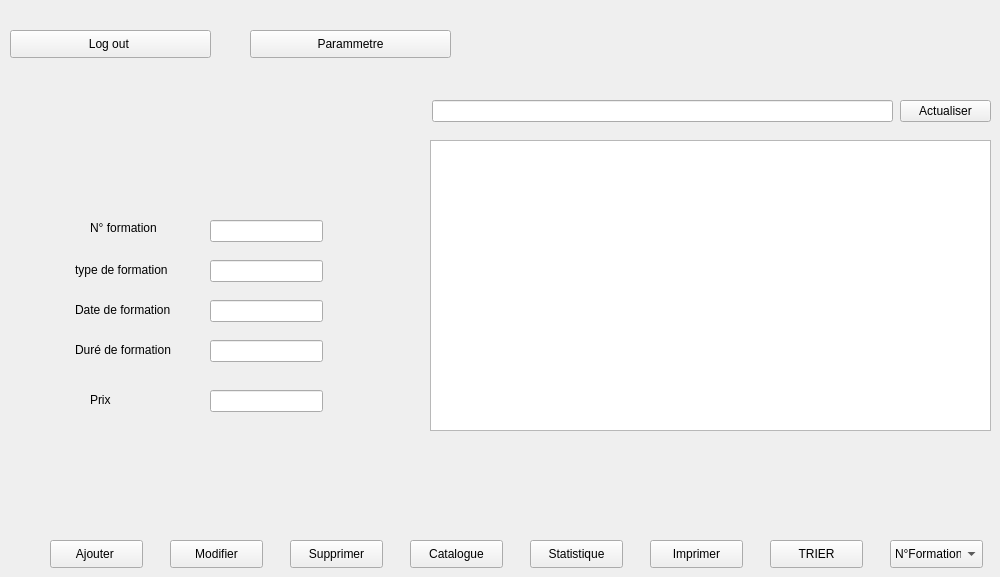
      <widget class="QWidget" name="page_5">
       <widget class="QTableView" name="Tab_Formation_j">
        <property name="geometry">
         <rect>
          <x>430</x>
          <y>140</y>
          <width>561</width>
          <height>291</height>
         </rect>
        </property>
       </widget>
       <widget class="QPushButton" name="return_formation_to_home">
        <property name="geometry">
         <rect>
          <x>630</x>
          <y>200</y>
          <width>93</width>
          <height>28</height>
         </rect>
        </property>
        <property name="text">
         <string>PushButton</string>
        </property>
       </widget>
       <widget class="QPushButton" name="pushButton_param_gestion_6">
        <property name="geometry">
         <rect>
          <x>250</x>
          <y>30</y>
          <width>201</width>
          <height>28</height>
         </rect>
        </property>
        <property name="text">
         <string>Parammetre</string>
        </property>
       </widget>
       <widget class="QLineEdit" name="lineEdit_recherche_j">
        <property name="geometry">
         <rect>
          <x>432</x>
          <y>100</y>
          <width>461</width>
          <height>22</height>
         </rect>
        </property>
       </widget>
       <widget class="QComboBox" name="comboBox_2_j">
        <property name="geometry">
         <rect>
          <x>640</x>
          <y>220</y>
          <width>111</width>
          <height>22</height>
         </rect>
        </property>
        <item>
         <property name="text">
          <string>N°formation</string>
         </property>
        </item>
        <item>
         <property name="text">
          <string>Type de formation</string>
         </property>
        </item>
        <item>
         <property name="text">
          <string>Date de formation</string>
         </property>
        </item>
       </widget>
       <widget class="QPushButton" name="Supp_Button_j">
        <property name="geometry">
         <rect>
          <x>290</x>
          <y>540</y>
          <width>93</width>
          <height>28</height>
         </rect>
        </property>
        <property name="styleSheet">
         <string notr="true"/>
        </property>
        <property name="text">
         <string>Supprimer</string>
        </property>
       </widget>
       <widget class="QPushButton" name="botton_modifier_j">
        <property name="geometry">
         <rect>
          <x>170</x>
          <y>540</y>
          <width>93</width>
          <height>28</height>
         </rect>
        </property>
        <property name="styleSheet">
         <string notr="true"/>
        </property>
        <property name="text">
         <string>Modifier</string>
        </property>
       </widget>
       <widget class="QPushButton" name="pushButton_8">
        <property name="geometry">
         <rect>
          <x>10</x>
          <y>30</y>
          <width>201</width>
          <height>28</height>
         </rect>
        </property>
        <property name="text">
         <string>Log out </string>
        </property>
       </widget>
       <widget class="QLineEdit" name="lineEdit_date_j">
        <property name="geometry">
         <rect>
          <x>210</x>
          <y>300</y>
          <width>113</width>
          <height>22</height>
         </rect>
        </property>
       </widget>
       <widget class="QLabel" name="label_6_j">
        <property name="geometry">
         <rect>
          <x>90</x>
          <y>390</y>
          <width>81</width>
          <height>20</height>
         </rect>
        </property>
        <property name="styleSheet">
         <string notr="true"/>
        </property>
        <property name="text">
         <string>Prix</string>
        </property>
       </widget>
       <widget class="QLabel" name="label_131">
        <property name="geometry">
         <rect>
          <x>90</x>
          <y>220</y>
          <width>81</width>
          <height>16</height>
         </rect>
        </property>
        <property name="text">
         <string>N° formation</string>
        </property>
       </widget>
       <widget class="QLineEdit" name="lineEdit_num_formation_j">
        <property name="geometry">
         <rect>
          <x>210</x>
          <y>220</y>
          <width>113</width>
          <height>22</height>
         </rect>
        </property>
        <property name="text">
         <string/>
        </property>
       </widget>
       <widget class="QLineEdit" name="lineEdit_duree_j">
        <property name="geometry">
         <rect>
          <x>210</x>
          <y>340</y>
          <width>113</width>
          <height>22</height>
         </rect>
        </property>
       </widget>
       <widget class="QLineEdit" name="lineEdit_type_j">
        <property name="geometry">
         <rect>
          <x>210</x>
          <y>260</y>
          <width>113</width>
          <height>22</height>
         </rect>
        </property>
       </widget>
       <widget class="QLabel" name="label_3_j">
        <property name="geometry">
         <rect>
          <x>75</x>
          <y>300</y>
          <width>121</width>
          <height>20</height>
         </rect>
        </property>
        <property name="styleSheet">
         <string notr="true"/>
        </property>
        <property name="text">
         <string>Date de formation</string>
        </property>
       </widget>
       <widget class="QLineEdit" name="lineEdit_prix_j">
        <property name="enabled">
         <bool>true</bool>
        </property>
        <property name="geometry">
         <rect>
          <x>210</x>
          <y>390</y>
          <width>113</width>
          <height>22</height>
         </rect>
        </property>
       </widget>
       <widget class="QLabel" name="label_2_j">
        <property name="geometry">
         <rect>
          <x>75</x>
          <y>260</y>
          <width>111</width>
          <height>20</height>
         </rect>
        </property>
        <property name="styleSheet">
         <string notr="true"/>
        </property>
        <property name="text">
         <string>type de formation</string>
        </property>
       </widget>
       <widget class="QLabel" name="label_4_j">
        <property name="geometry">
         <rect>
          <x>75</x>
          <y>340</y>
          <width>121</width>
          <height>20</height>
         </rect>
        </property>
        <property name="styleSheet">
         <string notr="true"/>
        </property>
        <property name="text">
         <string>Duré de formation</string>
        </property>
       </widget>
       <widget class="QPushButton" name="bt_impression_j">
        <property name="geometry">
         <rect>
          <x>650</x>
          <y>540</y>
          <width>93</width>
          <height>28</height>
         </rect>
        </property>
        <property name="styleSheet">
         <string notr="true"/>
        </property>
        <property name="text">
         <string>Imprimer</string>
        </property>
       </widget>
       <widget class="QPushButton" name="pushButton_j">
        <property name="geometry">
         <rect>
          <x>900</x>
          <y>100</y>
          <width>91</width>
          <height>22</height>
         </rect>
        </property>
        <property name="styleSheet">
         <string notr="true"/>
        </property>
        <property name="text">
         <string>Actualiser</string>
        </property>
       </widget>
       <widget class="QPushButton" name="bt_catalogue_j">
        <property name="geometry">
         <rect>
          <x>410</x>
          <y>540</y>
          <width>93</width>
          <height>28</height>
         </rect>
        </property>
        <property name="styleSheet">
         <string notr="true"/>
        </property>
        <property name="text">
         <string>Catalogue</string>
        </property>
       </widget>
       <widget class="QPushButton" name="pushButton_2_j">
        <property name="geometry">
         <rect>
          <x>530</x>
          <y>540</y>
          <width>93</width>
          <height>28</height>
         </rect>
        </property>
        <property name="styleSheet">
         <string notr="true"/>
        </property>
        <property name="text">
         <string>Statistique</string>
        </property>
       </widget>
       <widget class="QPushButton" name="button_tri_j">
        <property name="geometry">
         <rect>
          <x>770</x>
          <y>540</y>
          <width>93</width>
          <height>28</height>
         </rect>
        </property>
        <property name="styleSheet">
         <string notr="true"/>
        </property>
        <property name="text">
         <string>TRIER</string>
        </property>
       </widget>
       <widget class="QPushButton" name="bt_Ajouter_j">
        <property name="geometry">
         <rect>
          <x>50</x>
          <y>540</y>
          <width>93</width>
          <height>28</height>
         </rect>
        </property>
        <property name="styleSheet">
         <string notr="true"/>
        </property>
        <property name="text">
         <string>Ajouter </string>
        </property>
       </widget>
       <widget class="QComboBox" name="comboBox_j">
        <property name="geometry">
         <rect>
          <x>890</x>
          <y>540</y>
          <width>93</width>
          <height>28</height>
         </rect>
        </property>
        <item>
         <property name="text">
          <string>N°Formation</string>
         </property>
        </item>
        <item>
         <property name="text">
          <string>Prix</string>
         </property>
        </item>
       </widget>
       <widget class="QPushButton" name="button_recherche_j">
        <property name="geometry">
         <rect>
          <x>710</x>
          <y>300</y>
          <width>93</width>
          <height>28</height>
         </rect>
        </property>
        <property name="styleSheet">
         <string notr="true"/>
        </property>
        <property name="text">
         <string>Rechercher</string>
        </property>
       </widget>
       <zorder>return_formation_to_home</zorder>
       <zorder>button_recherche_j</zorder>
       <zorder>comboBox_2_j</zorder>
       <zorder>Tab_Formation_j</zorder>
       <zorder>pushButton_param_gestion_6</zorder>
       <zorder>lineEdit_recherche_j</zorder>
       <zorder>Supp_Button_j</zorder>
       <zorder>botton_modifier_j</zorder>
       <zorder>pushButton_8</zorder>
       <zorder>lineEdit_date_j</zorder>
       <zorder>label_6_j</zorder>
       <zorder>label_131</zorder>
       <zorder>lineEdit_num_formation_j</zorder>
       <zorder>lineEdit_duree_j</zorder>
       <zorder>lineEdit_type_j</zorder>
       <zorder>label_3_j</zorder>
       <zorder>lineEdit_prix_j</zorder>
       <zorder>label_2_j</zorder>
       <zorder>label_4_j</zorder>
       <zorder>bt_impression_j</zorder>
       <zorder>pushButton_j</zorder>
       <zorder>bt_catalogue_j</zorder>
       <zorder>pushButton_2_j</zorder>
       <zorder>button_tri_j</zorder>
       <zorder>bt_Ajouter_j</zorder>
       <zorder>comboBox_j</zorder>
      </widget>
